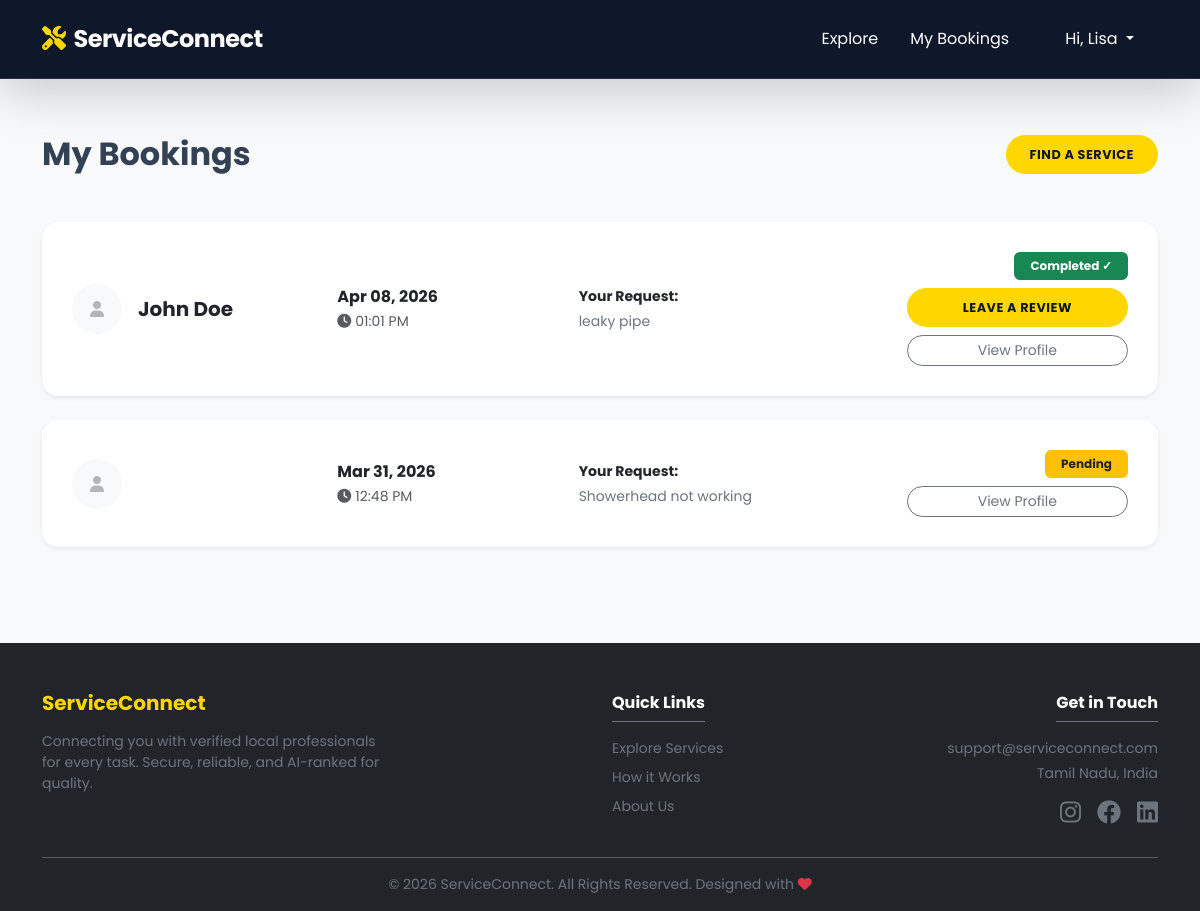
The app's page /bookings/ (signed in), older data.
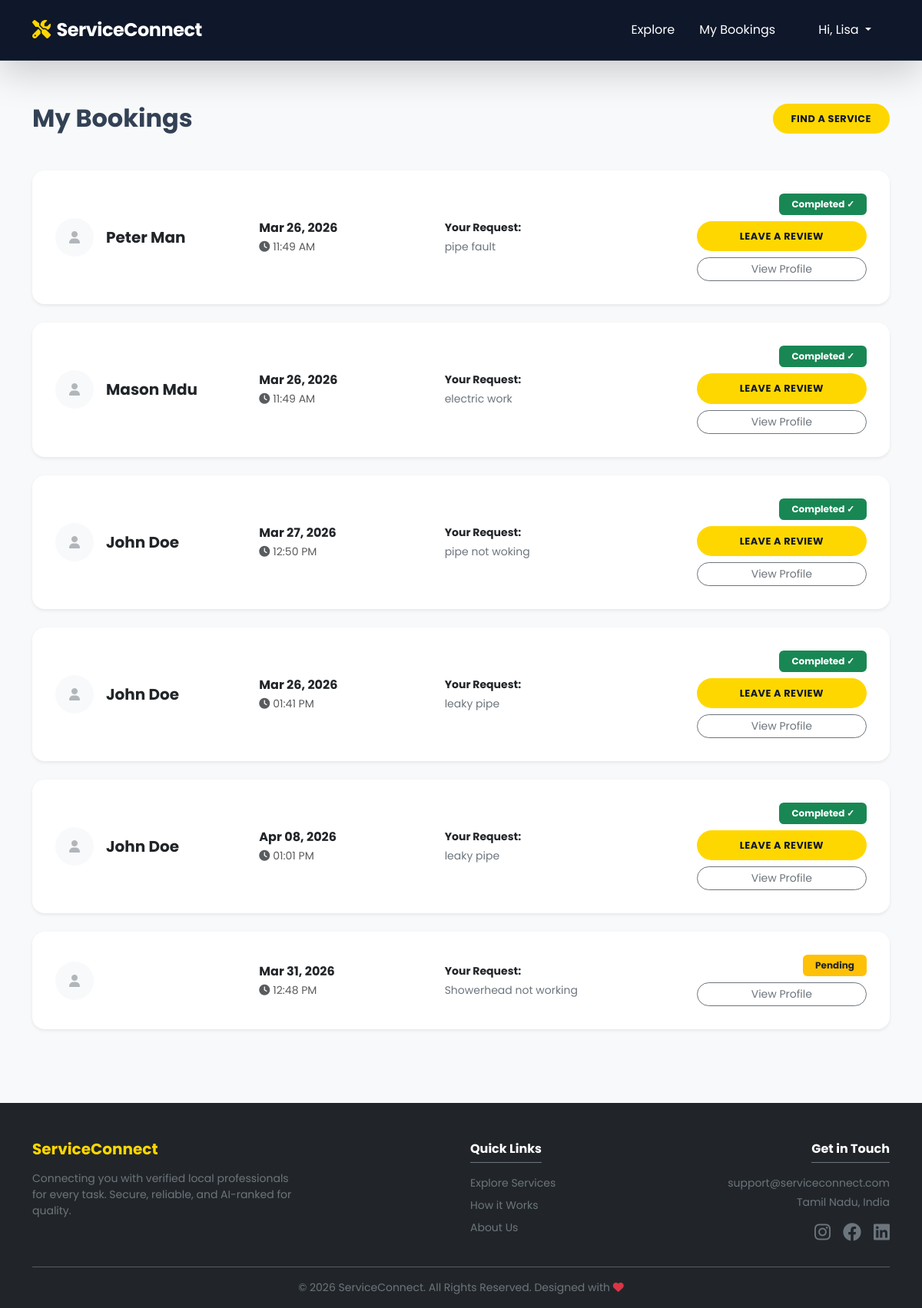
The same page, newer data.
### services/models.py (models this page shows, shortened)
class Booking(models.Model):
    STATUS_CHOICES = [
        ('pending', 'Pending'),
        ('confirmed', 'Confirmed'),
        ('completed', 'Completed'),
        ('cancelled', 'Cancelled'),
    ]
    user = models.ForeignKey(User, on_delete=models.CASCADE, related_name='bookings')
    provider = models.ForeignKey(ServiceProvider, on_delete=models.CASCADE, related_name='provider_bookings')
    service_date = models.DateField()
    service_time = models.TimeField()
    description = models.TextField()
    status = models.CharField(max_length=20, choices=STATUS_CHOICES, default='pending')
    created_at = models.DateTimeField(auto_now_add=True)

### accounts/models.py (models this page shows, shortened)
class ServiceProvider(models.Model):
    user = models.OneToOneField(User, on_delete=models.CASCADE, related_name='provider_profile')
    service_category = models.CharField(max_length=100)
    location = models.CharField(max_length=100)
    latitude = models.FloatField(null=True, blank=True)
    longitude = models.FloatField(null=True, blank=True)
    bio = models.TextField()
    experience_years = models.PositiveIntegerField()
    hourly_rate = models.DecimalField(max_digits=8, decimal_places=2)
    profile_picture = models.ImageField(upload_to='provider_pics/', blank=True, null=True)
    is_verified = models.BooleanField(default=True)
    recommendation_score = models.DecimalField(max_digits=3, decimal_places=2, default=0.0)

### services/views.py (the view)
# urls.py: path('bookings/', views.my_bookings, name='my_bookings'),
@login_required
def my_bookings(request):
    bookings = Booking.objects.filter(user=request.user).order_by('-created_at')
    return render(request, 'services/my_bookings.html', {'bookings': bookings})

### templates/services/my_bookings.html (shortened to what this page needs)
{% extends 'base.html' %}
{% load static %}
{% block content %}
<div class="container py-5 mt-2">
    <div class="d-flex align-items-center justify-content-between mb-5">
        <h2 class="fw-bold mb-0">My Bookings</h2>
        <a href="{% url 'home' %}" class="btn btn-primary-custom px-4">Find a Service</a>
    </div>
    <div class="row g-4">
        {% for booking in bookings %}
        <div class="col-12">
            <div class="card booking-card border-0 shadow-sm rounded-4">
                <div>
                    <div class="d-flex align-items-center">
                        <div class="rounded-circle bg-light d-flex align-items-center justify-content-center me-3" style="width: 50px; height: 50px;">
                            <i class="fa-solid fa-user text-secondary opacity-50"></i>
                        </div>
                        <div>
                            <h5 class="fw-bold mb-0">{{ booking.provider.user.get_full_name }}</h5>
                        </div>
                    </div>
                </div>
                <div class="border-start-md px-md-4">
                    <span class="fw-bold d-block">{{ booking.service_date|date:"M d, Y" }}</span>
                    <span class="text-muted small"><i class="fa-solid fa-clock me-1"></i>{{ booking.service_time|time:"h:i A" }}</span>
                </div>
                <div class="border-start-md px-md-4">
                    <strong class="text-dark small d-block mb-1">Your Request:</strong>
                    <p class="text-secondary small mb-0">{{ booking.description|truncatechars:60 }}</p>
                </div>
                <div class="text-md-end">
                    <div class="mb-2">
                        {% if booking.status == 'pending' %}
                            <span class="badge bg-warning text-dark px-3 py-2">Pending</span>
                        {% elif booking.status == 'confirmed' %}
                            <span class="badge bg-primary px-3 py-2">Confirmed</span>
                        {% elif booking.status == 'completed' %}
                            <span class="badge bg-success px-3 py-2">Completed ✓</span>
                        {% else %}
                            <span class="badge bg-secondary px-3 py-2">Cancelled</span>
                        {% endif %}
                    </div>
                    <div class="d-grid gap-2">
                        {% if booking.status == 'completed' and not booking.review_set.exists %}
                            <a href="{% url 'submit_review' booking.id %}" class="btn btn-sm btn-primary-custom">Leave a Review</a>
                        {% endif %}
                        <a href="{% url 'provider_profile' booking.provider.id %}" class="btn btn-outline-secondary btn-sm rounded-pill">View Profile</a>
                    </div>
                </div>
            </div>
        </div>
        {% endfor %}
    </div>
</div>
{% endblock %}

Row changes from the older to the newer data that the page shows:
added Booking: provider.user.get_full_name "Peter Man", service_date "Mar 26, 2026", service_time "11:49 AM", description "pipe fault", status "Completed ✓"
added Booking: provider.user.get_full_name "Mason Mdu", service_date "Mar 26, 2026", service_time "11:49 AM", description "electric work", status "Completed ✓"
added Booking: provider.user.get_full_name "John Doe", service_date "Mar 27, 2026", service_time "12:50 PM", description "pipe not woking", status "Completed ✓"
added Booking: provider.user.get_full_name "John Doe", service_date "Mar 26, 2026", service_time "01:41 PM", description "leaky pipe", status "Completed ✓"
